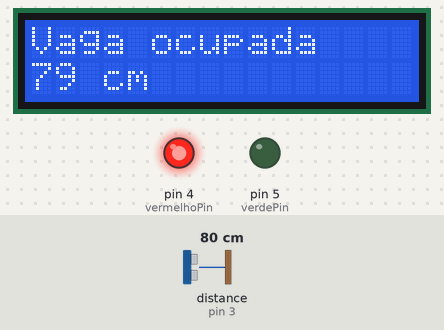
This sketch was run on a simulated Arduino Uno, built with avr-gcc and run on an emulated ATmega328P. On the bench: 16×2 character LCD, output pins drawn as LEDs (lit = HIGH). Wiring (inferred from the names in the program): ultrasonic range finder: trigger pin 3; echo pin 3. The test bench sets the inputs (shaded band); at power-on: distance to the obstacle (sensor on pin 3) 80 cm. The echo pulse lasts 58.3 µs per cm; what the sketch prints to the serial monitor is not drawn.

Above: at 1.2 s.
1.3 s: distance to the obstacle (sensor on pin 3) set to 146 cm
At 2.2 s:
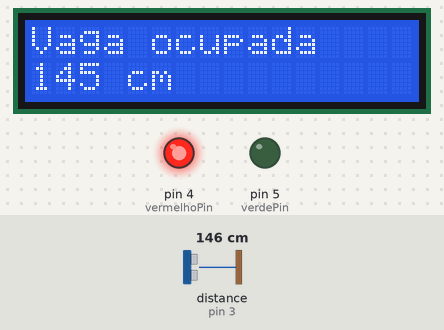
3.1 s: distance to the obstacle (sensor on pin 3) set to 156 cm
At 3.8 s:
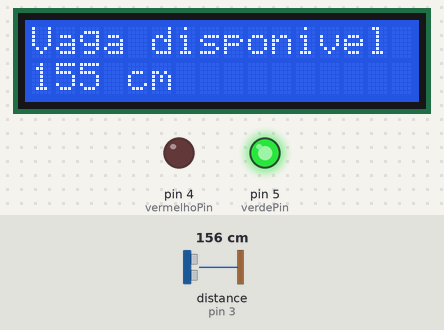
4.6 s: distance to the obstacle (sensor on pin 3) set to 2 cm
At 5.6 s:
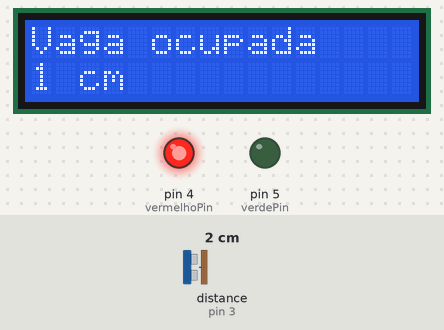
Timing chart, 0 to 7.6 s (numbered marks = the images above; inputs shaded):
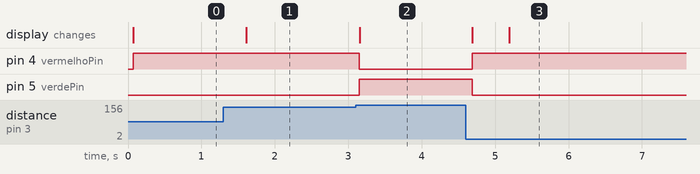

Measured:
- the behaviour switches between 150 and 151 cm on distance to the obstacle (sensor on pin 3) (found by bisection; images 1 and 2)
- after the input at 1.3 s, the display: changes after 0.31 s (image 1)
- after the input at 3.1 s, pin 4 (vermelhoPin): HIGH → LOW after 0.05 s; pin 5 (verdePin): LOW → HIGH after 0.05 s; the display: changes after 0.05 s (image 2)
- after the input at 4.6 s, pin 4 (vermelhoPin): LOW → HIGH after 0.09 s; pin 5 (verdePin): HIGH → LOW after 0.09 s; the display: first changes after 0.09 s (image 3 shows a later state)

The sketch:

Modulo3_Pratica2_SensorDeEstacionamento1.ino
```cpp
#include <LiquidCrystal.h>

// Pinos
int ultrassonicoPin = 3;
int vermelhoPin = 4;
int verdePin = 5;

// Configuração da distância limite para estar ocupado
int DISTANCIA_MINIMA = 150;

// Define os pinos do LCD
LiquidCrystal lcd(12, 11, 10, 9, 8, 7);

void setup() {
  // Define os leds como portas de saída
  pinMode(vermelhoPin, OUTPUT);
  pinMode(verdePin, OUTPUT);

  // Desliga todos os leds a piori
  digitalWrite(vermelhoPin, LOW);
  digitalWrite(verdePin, LOW);

  // Confifura o LCD
  lcd.begin(16, 2);

  // Inicializa o serial
  Serial.begin(9600);
}

void loop() {
  // Pega a distancia do sensor
  long distancia = getDistanceCm();

  // Mostra a distancia no serial
  Serial.println(distancia);

  // Lima a tela do LCD
  lcd.clear();

  if(distancia < DISTANCIA_MINIMA) {
    // Escreve na primeira linha do LCD "Vaga ocupada"
    lcd.setCursor(0, 0);
    lcd.print("Vaga ocupada");

    // Liga o led vermelho
  	digitalWrite(vermelhoPin, HIGH);

    // Desliga o led verde
    digitalWrite(verdePin, LOW);
  }
  else {
    // Escreve na primeira linha do LCD "Vaga disponivel"
    lcd.setCursor(0, 0);
    lcd.print("Vaga disponivel");

    // Desliga o led vermelho
  	digitalWrite(vermelhoPin, LOW);

    // Liga o led verde
    digitalWrite(verdePin, HIGH);
  }

  // Escreve a distância na segunda linha do LCD
  lcd.setCursor(0, 1);
  lcd.print(String(distancia) + " cm");

  // Espera 0.5 segundo
  delay(500);
}

long getDistanceCm() {
  // Manda um pulso
  pinMode(ultrassonicoPin, OUTPUT);
  digitalWrite(ultrassonicoPin, LOW);
  delayMicroseconds(2);
  digitalWrite(ultrassonicoPin, HIGH);
  delayMicroseconds(5);
  digitalWrite(ultrassonicoPin, LOW);

  // Mede o tempo de retorno do pulso
  pinMode(ultrassonicoPin, INPUT);
  long tempoTotal = pulseIn(ultrassonicoPin, HIGH);

  // Converte tempo do pulso em distância
  return 0.0343 * (tempoTotal / 2);
}
```
